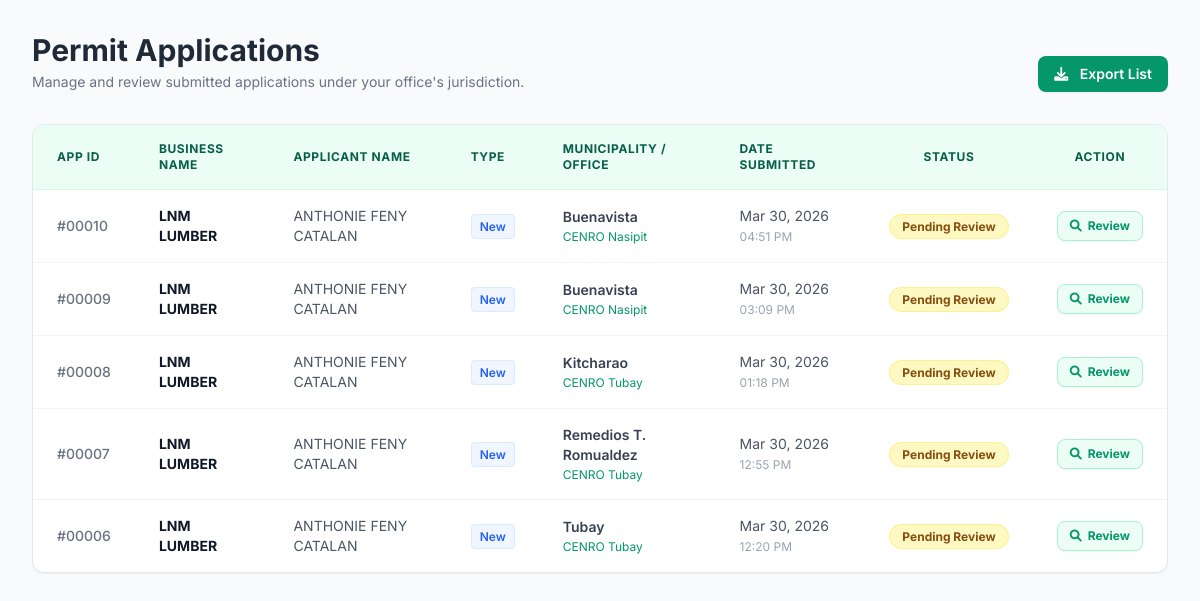
The app's page /applications.php (signed in) with its own data.
### tables this page shows
CREATE TABLE `permit_applications` (
  `app_id` int(11) NOT NULL,
  `client_id` int(11) NOT NULL,
  `app_type` varchar(50) NOT NULL,
  `applicant_type` varchar(50) NOT NULL,
  `business_name` varchar(255) NOT NULL,
  `tin_number` varchar(50) NOT NULL,
  `reference_number` varchar(100) DEFAULT NULL,
  `province_id` varchar(20) DEFAULT NULL,
  `muncity_id` varchar(20) DEFAULT NULL,
  `brgy_id` varchar(20) DEFAULT NULL,
  `zip_code` varchar(20) DEFAULT NULL,
  `street_address` text DEFAULT NULL,
  `status` varchar(50) DEFAULT 'Pending Review',
  `date_submitted` datetime DEFAULT current_timestamp()
);

CREATE TABLE `user_client` (
  `client_id` int(11) NOT NULL,
  `firstname` varchar(50) NOT NULL,
  `mid_name` varchar(50) NOT NULL,
  `lastname` varchar(50) NOT NULL,
  `email` varchar(100) NOT NULL,
  `profile_picture` varchar(255) DEFAULT NULL,
  `verification_token` varchar(255) DEFAULT NULL,
  `password` text NOT NULL,
  `mobilenum` text NOT NULL,
  `comp_id_upload` longtext NOT NULL,
  `govt_id_upload` longtext NOT NULL,
  `auth_letter` longtext NOT NULL,
  `password_unhashed` text NOT NULL,
  `Status` int(11) NOT NULL,
  `province` text NOT NULL,
  `citymun` text NOT NULL,
  `brgy` text NOT NULL,
  `zips` text NOT NULL
);

CREATE TABLE `muncity` (
  `muncity_id` int(11) NOT NULL,
  `muncity_name` varchar(50) NOT NULL,
  `prov_code` varchar(4) NOT NULL,
  `mun_code` varchar(6) NOT NULL,
  `zip_code` varchar(4) NOT NULL,
  `office_id` int(20) NOT NULL,
  `office_cover` varchar(50) NOT NULL
);

### applications.php (the view, shortened to what this page needs)
<?php
require 'db.php';
$user_role_id = (string)($_SESSION['user_role_id'] ?? '');
$system_admin_roles = ['15', '30', 'Admin'];
$is_system_admin = in_array($user_role_id, $system_admin_roles, true);
if ($is_system_admin) {
    $query = "SELECT pa.*, uc.firstname, uc.lastname, m.muncity_name, m.office_cover
              FROM permit_applications pa
              LEFT JOIN user_client uc ON pa.client_id = uc.client_id
              LEFT JOIN muncity m ON pa.muncity_id = m.mun_code
              ORDER BY pa.date_submitted DESC";
    $stmt = $pdo->prepare($query);
    $stmt->execute();
}
$applications = $stmt->fetchAll(PDO::FETCH_ASSOC);
?>
<!DOCTYPE html>
<html lang="en">
<head>
    <script src="https://cdn.tailwindcss.com"></script>
    <link href="https://cdnjs.cloudflare.com/ajax/libs/font-awesome/6.0.0/css/all.min.css" rel="stylesheet">
</head>
<body class="bg-slate-50 p-8">
    <div class="mb-8 flex justify-between items-end">
        <div>
            <h1 class="text-3xl font-bold text-gray-800">Permit Applications</h1>
            <p class="text-gray-500 mt-1 text-sm">Manage and review submitted applications under your office's jurisdiction.</p>
        </div>
        <div>
            <button class="bg-emerald-600 hover:bg-emerald-700 text-white px-4 py-2 rounded-lg shadow-sm text-sm font-semibold transition">
                <i class="fas fa-download mr-2"></i> Export List
            </button>
        </div>
    </div>
    <div class="bg-white rounded-xl shadow-sm border border-gray-200 overflow-hidden">
        <div class="overflow-x-auto">
            <table class="w-full text-left border-collapse">
                <thead>
                    <tr class="bg-emerald-50 text-emerald-800 text-xs uppercase tracking-wider border-b border-emerald-100">
                        <th class="px-6 py-4 font-bold">App ID</th>
                        <th class="px-6 py-4 font-bold">Business Name</th>
                        <th class="px-6 py-4 font-bold">Applicant Name</th>
                        <th class="px-6 py-4 font-bold">Type</th>
                        <th class="px-6 py-4 font-bold">Municipality / Office</th>
                        <th class="px-6 py-4 font-bold">Date Submitted</th>
                        <th class="px-6 py-4 font-bold text-center">Status</th>
                        <th class="px-6 py-4 font-bold text-center">Action</th>
                    </tr>
                </thead>
                <tbody class="divide-y divide-gray-100 text-sm">
                    <?php if (count($applications) > 0): ?>
                        <?php foreach ($applications as $app): ?>
                            <tr class="hover:bg-gray-50 transition duration-150">
                                <td class="px-6 py-4 text-gray-500 font-medium whitespace-nowrap">
                                    #<?php echo str_pad($app['app_id'], 5, '0', STR_PAD_LEFT); ?>
                                </td>
                                <td class="px-6 py-4 text-gray-900 font-bold">
                                    <?php echo htmlspecialchars($app['business_name']); ?>
                                </td>
                                <td class="px-6 py-4 text-gray-600">
                                    <?php echo htmlspecialchars($app['firstname'] . ' ' . $app['lastname']); ?>
                                </td>
                                <td class="px-6 py-4 text-gray-600">
                                    <span class="bg-blue-50 text-blue-600 border border-blue-100 px-2 py-1 rounded text-xs font-semibold">
                                        <?php echo htmlspecialchars($app['app_type']); ?>
                                    </span>
                                </td>
                                <td class="px-6 py-4 text-gray-600">
                                    <div class="font-semibold text-gray-700"><?php echo htmlspecialchars($app['muncity_name'] ?? 'N/A'); ?></div>
                                    <div class="text-xs text-emerald-600 mt-0.5"><?php echo htmlspecialchars($app['office_cover'] ?? 'N/A'); ?></div>
                                </td>
                                <td class="px-6 py-4 text-gray-600 whitespace-nowrap">
                                    <?php echo date('M d, Y', strtotime($app['date_submitted'])); ?><br>
                                    <span class="text-xs text-gray-400"><?php echo date('h:i A', strtotime($app['date_submitted'])); ?></span>
                                </td>
                                <td class="px-6 py-4 text-center whitespace-nowrap">
                                    <?php
                                        $statusClass = 'bg-yellow-100 text-yellow-800 border border-yellow-200';
                                    ?>
                                    <span class="px-3 py-1 rounded-full text-xs font-bold <?php echo $statusClass; ?>">
                                        <?php echo htmlspecialchars($app['status']); ?>
                                    </span>
                                </td>
                                <td class="px-6 py-4 text-center">
                                    <a href="view_application.php?id=<?php echo $app['app_id']; ?>" class="inline-flex items-center justify-center text-emerald-600 hover:text-white bg-emerald-50 hover:bg-emerald-600 border border-emerald-200 px-3 py-1.5 rounded-lg transition text-xs font-bold shadow-sm">
                                        <i class="fas fa-search mr-1.5"></i> Review
                                    </a>
                                </td>
                            </tr>
                        <?php endforeach; ?>
                    <?php endif; ?>
                </tbody>
            </table>
        </div>
    </div>
</body>
</html>

### applications.php (style rules this page uses)
body { font-family: 'Inter', sans-serif; }

### records on screen
permit_applications: app_id "00010", business_name "LNM LUMBER", client.lastname "ANTHONIE FENY CATALAN", app_type "New", muncity.muncity_name "Buenavista", muncity.office_cover "CENRO Nasipit", date_submitted "Mar 30, 2026", date_submitted "04:51 PM", status "Pending Review"
permit_applications: app_id "00009", business_name "LNM LUMBER", client.lastname "ANTHONIE FENY CATALAN", app_type "New", muncity.muncity_name "Buenavista", muncity.office_cover "CENRO Nasipit", date_submitted "Mar 30, 2026", date_submitted "03:09 PM", status "Pending Review"
permit_applications: app_id "00008", business_name "LNM LUMBER", client.lastname "ANTHONIE FENY CATALAN", app_type "New", muncity.muncity_name "Kitcharao", muncity.office_cover "CENRO Tubay", date_submitted "Mar 30, 2026", date_submitted "01:18 PM", status "Pending Review"
permit_applications: app_id "00007", business_name "LNM LUMBER", client.lastname "ANTHONIE FENY CATALAN", app_type "New", muncity.muncity_name "Remedios T. Romualdez", muncity.office_cover "CENRO Tubay", date_submitted "Mar 30, 2026", date_submitted "12:55 PM", status "Pending Review"
permit_applications: app_id "00006", business_name "LNM LUMBER", client.lastname "ANTHONIE FENY CATALAN", app_type "New", muncity.muncity_name "Tubay", muncity.office_cover "CENRO Tubay", date_submitted "Mar 30, 2026", date_submitted "12:20 PM", status "Pending Review"
